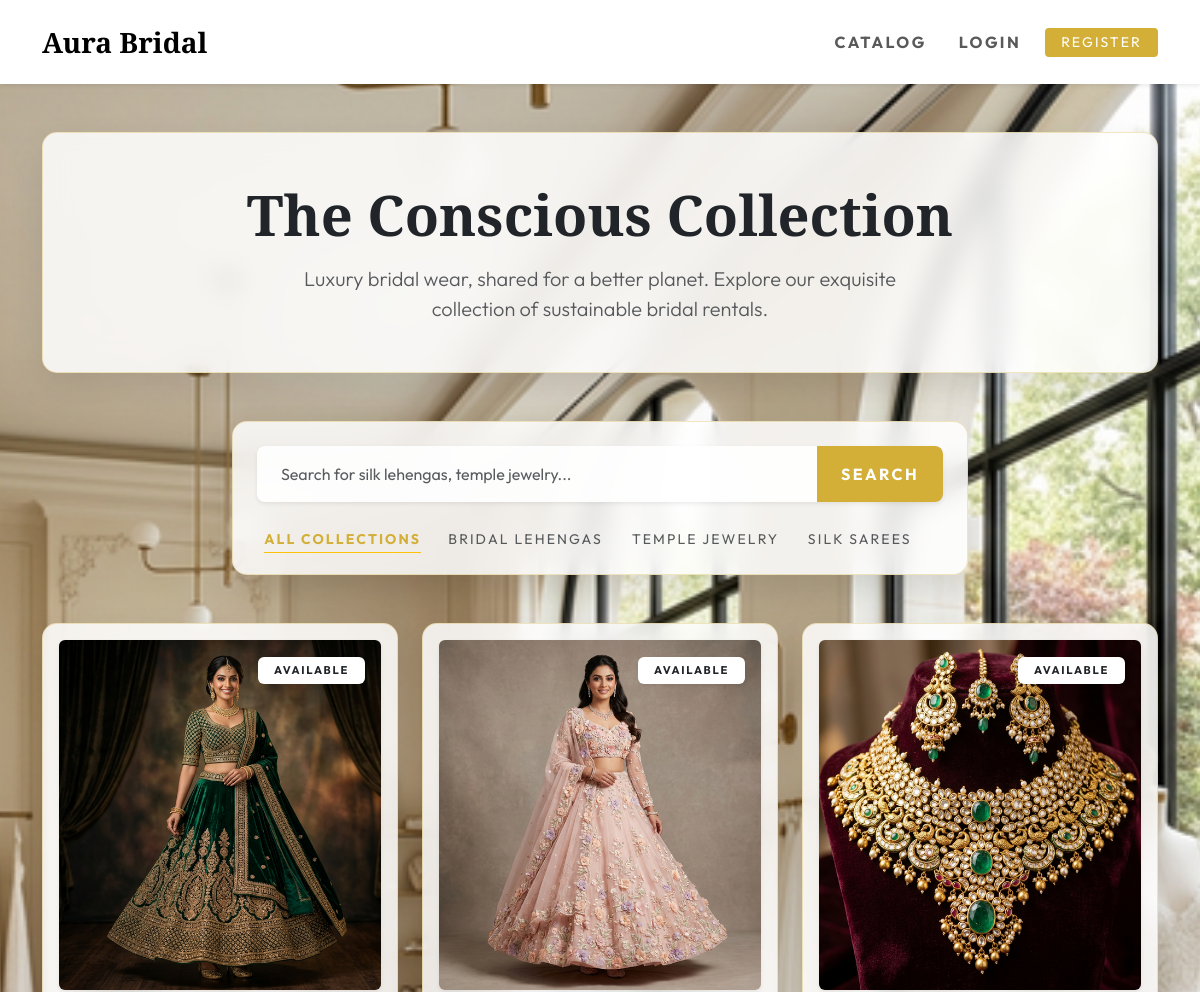
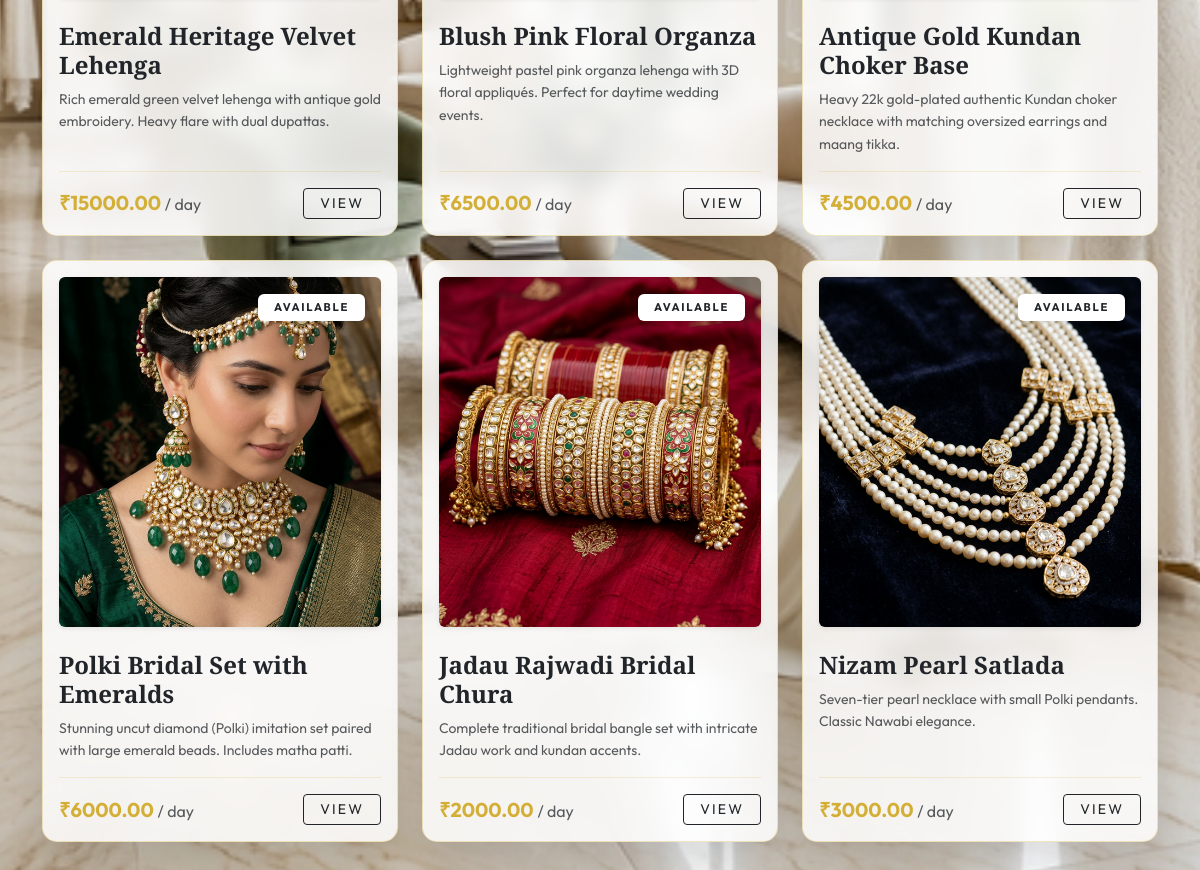
The page / on the database its author committed (2 pictures, top to bottom).
### rentals/models.py (models this page shows, shortened)
class Category(models.Model):
    name = models.CharField(max_length=100)
    class Meta: verbose_name_plural = "Categories"

class Product(models.Model):
    STATUS_CHOICES = [
        ('available', 'Available'),
        ('rented', 'Rented'),
        ('cleaning', 'Cleaning/Maintenance'),
    ]
    name = models.CharField(max_length=200)
    category = models.ForeignKey(Category, on_delete=models.CASCADE)
    description = models.TextField()
    image = models.ImageField(upload_to='bridal_inventory/')
    rental_price = models.DecimalField(max_digits=10, decimal_places=2)
    security_deposit = models.DecimalField(max_digits=10, decimal_places=2)
    status = models.CharField(max_length=20, choices=STATUS_CHOICES, default='available')
    water_saved = models.IntegerField(help_text="Liters of water saved by renting")
    carbon_offset = models.DecimalField(max_digits=5, decimal_places=2, help_text="kg of CO2 offset")

### rentals/views.py (the view)
# urls.py: path('', views.catalog, name='catalog'),
def catalog(request):
    products = Product.objects.filter(status='available')
    categories = Category.objects.all()
    query = request.GET.get('q')
    if query:
        products = products.filter(name__icontains=query) | products.filter(description__icontains=query)
    category_id = request.GET.get('category')
    if category_id:
        products = products.filter(category_id=category_id)
    return render(request, 'rentals/catalog.html', {'products': products, 'categories': categories})

### rentals/templates/rentals/catalog.html (shortened to what this page needs)
{% extends 'rentals/base.html' %}
{% load static %}
{% block content %}
<div class="container my-5">
    <div class="glass-container mb-5 p-5 text-center">
        <h1 class="font-playfair display-4 fw-bold mb-3">The Conscious Collection</h1>
        <p class="lead text-muted mb-0" style="max-width: 600px; margin: auto;">Luxury bridal wear, shared for a better
            planet. Explore our exquisite collection of sustainable bridal rentals.</p>
    </div>
    <div class="row mb-5 justify-content-center">
        <div class="col-md-8">
            <div class="glass-container p-4">
                <form method="GET" action="{% url 'catalog' %}" class="input-group shadow-sm"
                    style="border-radius: 8px; overflow: hidden;">
                    <input type="text" name="q" class="form-control border-0 py-3 ps-4"
                        style="background: rgba(255, 255, 255, 0.9);"
                        placeholder="Search for silk lehengas, temple jewelry..."
                        value="{{ request.GET.q|default_if_none:'' }}">
                    <button class="btn btn-gold px-4 text-uppercase fw-bold tracking-widest"
                        type="submit">Search</button>
                </form>
                <div class="mt-4 text-center">
                    <a href="{% url 'catalog' %}"
                        class="text-decoration-none {% if not request.GET.category %}text-gold fw-bold border-bottom border-warning{% else %}text-muted{% endif %} me-4 text-uppercase small tracking-widest pb-1">All
                        Collections</a>
                    {% for cat in categories %}
                    <a href="?category={{ cat.id }}"
                        class="text-decoration-none {% if request.GET.category == cat.id|stringformat:'s' %}text-gold fw-bold border-bottom border-warning{% else %}text-muted{% endif %} me-4 text-uppercase small tracking-widest pb-1">
                        {{ cat.name }}
                    </a>
                    {% endfor %}
                </div>
            </div>
        </div>
    </div>
    <div class="row g-4 mb-5">
        {% for product in products %}
        <div class="col-md-6 col-lg-4">
            <div class="glass-container p-3 d-flex flex-column h-100 transition-hover">
                <div class="overflow-hidden rounded mb-3 position-relative shadow-sm" style="height: 350px;">
                    {% if product.image %}
                    <img src="{{ product.image.url }}" class="img-fluid w-100 h-100"
                        style="object-fit: cover; transition: transform 0.5s;" alt="{{ product.name }}">
                    {% else %}
                    <div class="bg-light text-muted h-100 w-100 d-flex align-items-center justify-content-center">
                        <span>No Image</span>
                    </div>
                    {% endif %}
                    <div class="position-absolute top-0 end-0 m-3">
                        <span class="badge bg-white text-dark shadow-sm px-3 py-2 text-uppercase tracking-widest"
                            style="font-size: 0.7rem;">Available</span>
                    </div>
                </div>
                <h4 class="font-playfair fw-bold mt-2">{{ product.name }}</h4>
                <p class="text-muted small flex-grow-1" style="line-height: 1.6;">
                    {{ product.description|truncatewords:15 }}
                </p>
                <div class="mt-auto pt-3 border-top" style="border-color: rgba(212, 175, 55, 0.2) !important;">
                    <div class="d-flex justify-content-between align-items-center">
                        <p class="text-gold fw-bold mb-0 fs-5">₹{{ product.rental_price }} <span
                                class="text-muted fs-6 fw-normal">/ day</span></p>
                        <a href="{% url 'product_detail' product.id %}"
                            class="btn btn-outline-dark btn-sm text-uppercase tracking-widest px-3">View</a>
                    </div>
                </div>
            </div>
        </div>
        {% endfor %}
    </div>
</div>
{% endblock %}

### rentals/templates/rentals/base.html (shortened to what this page needs)
{% load static %}
<!DOCTYPE html>
<html lang="en">
<head>
    <link href="https://cdn.jsdelivr.net/npm/bootstrap@5.3.0/dist/css/bootstrap.min.css" rel="stylesheet">
    <link rel="stylesheet" href="https://cdn.jsdelivr.net/npm/bootstrap-icons@1.11.1/font/bootstrap-icons.css">
</head>
<body>
    <nav class="navbar navbar-expand-lg navbar-light bg-white shadow-sm py-3">
        <div class="container">
            <a class="navbar-brand font-playfair fw-bold fs-3" href="{% url 'catalog' %}">Aura Bridal</a>
            <div class="collapse navbar-collapse" id="navbarNav">
                <ul class="navbar-nav ms-auto align-items-center">
                    <li class="nav-item"><a class="nav-link text-uppercase tracking-widest small fw-bold mx-2"
                            href="{% url 'catalog' %}">Catalog</a></li>
                    {% if user.is_authenticated %}
                    <li class="nav-item"><a class="nav-link text-uppercase tracking-widest small fw-bold mx-2"
                            href="{% url 'user_dashboard' %}">Dashboard</a></li>
                    <li class="nav-item ms-2">
                        <form method="post" action="{% url 'logout' %}" class="d-inline">
                            {% csrf_token %}
                            <button type="submit"
                                class="btn btn-outline-dark btn-sm text-uppercase tracking-widest">Logout</button>
                        </form>
                    </li>
                    {% else %}
                    <li class="nav-item"><a class="nav-link text-uppercase tracking-widest small fw-bold mx-2"
                            href="{% url 'login' %}">Login</a></li>
                    <li class="nav-item ms-2"><a class="btn btn-gold btn-sm text-uppercase tracking-widest px-3"
                            href="{% url 'register' %}">Register</a></li>
                    {% endif %}
                </ul>
            </div>
        </div>
    </nav>
    {% block content %}{% endblock %}
</body>
</html>

### rentals/templates/rentals/catalog.html (style rules this page uses)
.transition-hover { transition: transform 0.3s ease, box-shadow 0.3s ease; }

### rows shown on the page
Category: name "BRIDAL LEHENGAS"
Category: name "TEMPLE JEWELRY"
Category: name "SILK SAREES"
Product: image (picture), name "Emerald Heritage Velvet Lehenga", description "Rich emerald green velvet lehenga with antique gold embroidery. Heavy flare with dual dupattas.", rental_price "15000.00"
Product: image (picture), name "Blush Pink Floral Organza", description "Lightweight pastel pink organza lehenga with 3D floral appliqués. Perfect for daytime wedding events.", rental_price "6500.00"
Product: image (picture), name "Antique Gold Kundan Choker Base", description "Heavy 22k gold-plated authentic Kundan choker necklace with matching oversized earrings and maang tikka.", rental_price "4500.00"
Product: image (picture), name "Polki Bridal Set with Emeralds", description "Stunning uncut diamond (Polki) imitation set paired with large emerald beads. Includes matha patti.", rental_price "6000.00"
Product: image (picture), name "Jadau Rajwadi Bridal Chura", description "Complete traditional bridal bangle set with intricate Jadau work and kundan accents.", rental_price "2000.00"
Product: image (picture), name "Nizam Pearl Satlada", description "Seven-tier pearl necklace with small Polki pendants. Classic Nawabi elegance.", rental_price "3000.00"
